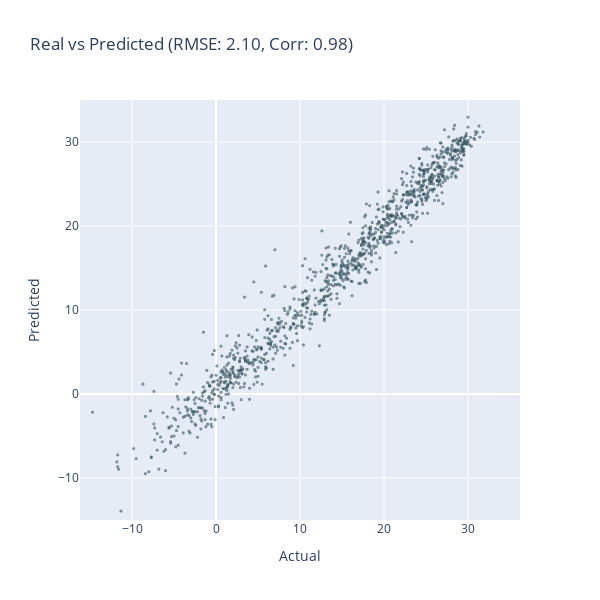

Notebook code cell kept with this figure:
### Code cell
import plotly.express as px
import numpy as np
from sklearn.linear_model import LinearRegression
from sklearn.metrics import mean_squared_error

from scipy.stats import pearsonr

model = LinearRegression()
model.fit(train_X, train_y)
predictions = model.predict(test_X)


rmse = np.sqrt(mean_squared_error(test_y, predictions))
corr, _ = pearsonr(test_y, predictions)

fig = px.scatter(x=test_y, y=predictions, labels={'x': 'Actual', 'y': 'Predicted'}, 
                 title=f'Real vs Predicted (RMSE: {rmse:.2f}, Corr: {corr:.2f})')
fig.update_layout(
    xaxis=dict(scaleanchor="y", range=[-15, 35]),
    yaxis=dict(scaleanchor="x", range=[-15, 35]),
    width = 600,
    height = 600
)

fig.update_traces(marker=dict(size=2, opacity=0.6, line=dict(width=1, color='DarkSlateGrey')), selector=dict(mode='markers'))
fig.show()

# RMSE와 상관계수 출력
print(f"RMSE: {rmse:.2f}")
print(f"Correlation: {corr:.2f}")

### Figure 1 — Plotly figure (JSON) as saved in the notebook; plotly's stock layout.template omitted (floating-point values rounded to 4 significant figures; data arrays with more than 128 entries replaced by an {"elided": "..."} marker saying what was removed)
{"data": [{"hovertemplate": "Actual=%{x}<br>Predicted=%{y}<extra></extra>", "legendgroup": "", "marker": {"color": "#636efa", "line": {"color": "DarkSlateGrey", "width": 1}, "opacity": 0.6, "size": 2, "symbol": "circle"}, "mode": "markers", "name": "", "showlegend": false, "type": "scattergl", "x": {"elided": "1088 float values"}, "xaxis": "x", "y": {"elided": "1088 float values"}, "yaxis": "y"}], "layout": {"height": 600, "legend": {"tracegroupgap": 0}, "title": {"text": "Real vs Predicted (RMSE: 2.10, Corr: 0.98)"}, "width": 600, "xaxis": {"anchor": "y", "domain": [0, 1], "range": [-15, 35], "scaleanchor": "y", "title": {"text": "Actual"}}, "yaxis": {"anchor": "x", "domain": [0, 1], "range": [-15, 35], "scaleanchor": "x", "title": {"text": "Predicted"}}}}
